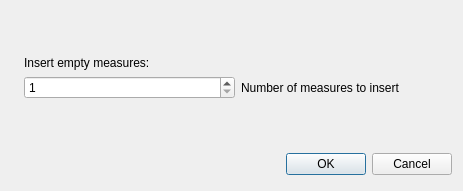
<ui version="4.0" >
 <class>InsertMeasuresDialogBase</class>
 <widget class="QDialog" name="InsertMeasuresDialogBase" >
  <property name="geometry" >
   <rect>
    <x>0</x>
    <y>0</y>
    <width>463</width>
    <height>191</height>
   </rect>
  </property>
  <property name="windowTitle" >
   <string>Mscore: Insert Measures</string>
  </property>
  <layout class="QVBoxLayout" name="verticalLayout_2" >
   <item>
    <layout class="QHBoxLayout" name="horizontalLayout" >
     <item>
      <widget class="QLabel" name="label_3" >
       <property name="sizePolicy" >
        <sizepolicy vsizetype="Ignored" hsizetype="Fixed" >
         <horstretch>0</horstretch>
         <verstretch>0</verstretch>
        </sizepolicy>
       </property>
       <property name="text" >
        <string/>
       </property>
       <property name="pixmap" >
        <pixmap resource="mscore.qrc" >:/data/bg1.jpg</pixmap>
       </property>
      </widget>
     </item>
     <item>
      <layout class="QVBoxLayout" name="verticalLayout" >
       <item>
        <spacer>
         <property name="orientation" >
          <enum>Qt::Vertical</enum>
         </property>
         <property name="sizeHint" stdset="0" >
          <size>
           <width>20</width>
           <height>40</height>
          </size>
         </property>
        </spacer>
       </item>
       <item>
        <widget class="QLabel" name="label_2" >
         <property name="text" >
          <string>Insert empty measures:</string>
         </property>
        </widget>
       </item>
       <item>
        <layout class="QHBoxLayout" >
         <property name="spacing" >
          <number>6</number>
         </property>
         <property name="margin" >
          <number>0</number>
         </property>
         <item>
          <widget class="QSpinBox" name="insmeasures" >
           <property name="minimum" >
            <number>1</number>
           </property>
           <property name="maximum" >
            <number>1000</number>
           </property>
          </widget>
         </item>
         <item>
          <widget class="QLabel" name="label" >
           <property name="text" >
            <string>Number of measures to insert</string>
           </property>
          </widget>
         </item>
        </layout>
       </item>
       <item>
        <spacer name="verticalSpacer" >
         <property name="orientation" >
          <enum>Qt::Vertical</enum>
         </property>
         <property name="sizeHint" stdset="0" >
          <size>
           <width>20</width>
           <height>40</height>
          </size>
         </property>
        </spacer>
       </item>
       <item>
        <layout class="QHBoxLayout" >
         <property name="spacing" >
          <number>6</number>
         </property>
         <property name="margin" >
          <number>0</number>
         </property>
         <item>
          <spacer>
           <property name="orientation" >
            <enum>Qt::Horizontal</enum>
           </property>
           <property name="sizeHint" stdset="0" >
            <size>
             <width>131</width>
             <height>31</height>
            </size>
           </property>
          </spacer>
         </item>
         <item>
          <widget class="QPushButton" name="okButton" >
           <property name="text" >
            <string>OK</string>
           </property>
          </widget>
         </item>
         <item>
          <widget class="QPushButton" name="cancelButton" >
           <property name="text" >
            <string>Cancel</string>
           </property>
          </widget>
         </item>
        </layout>
       </item>
      </layout>
     </item>
    </layout>
   </item>
  </layout>
 </widget>
 <resources>
  <include location="mscore.qrc" />
 </resources>
 <connections>
  <connection>
   <sender>okButton</sender>
   <signal>clicked()</signal>
   <receiver>InsertMeasuresDialogBase</receiver>
   <slot>accept()</slot>
   <hints>
    <hint type="sourcelabel" >
     <x>278</x>
     <y>253</y>
    </hint>
    <hint type="destinationlabel" >
     <x>96</x>
     <y>254</y>
    </hint>
   </hints>
  </connection>
  <connection>
   <sender>cancelButton</sender>
   <signal>clicked()</signal>
   <receiver>InsertMeasuresDialogBase</receiver>
   <slot>reject()</slot>
   <hints>
    <hint type="sourcelabel" >
     <x>369</x>
     <y>253</y>
    </hint>
    <hint type="destinationlabel" >
     <x>179</x>
     <y>282</y>
    </hint>
   </hints>
  </connection>
 </connections>
</ui>
